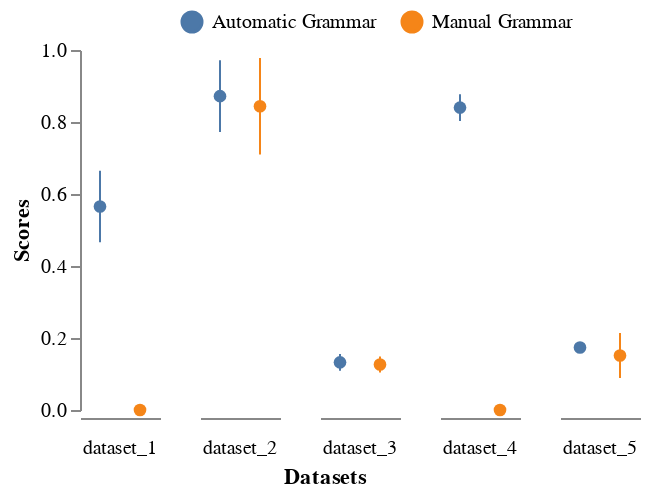

The notebook cell saved with this chart:
### Code cell
df = all_performances
#df = df[df.dataset != 'LL0_186_braziltourism_MIN_METADATA']
#df = df[df.dataset != 'LL1_GS_process_classification_tabular_MIN_METADATA']
df = df.replace('185_baseball_MIN_METADATA', 'dataset_1')
df = df.replace('299_libras_move_MIN_METADATA', 'dataset_2')
df = df.replace('1567_poker_hand_MIN_METADATA', 'dataset_3')
df = df.replace('LL1_GS_process_classification_tabular_MIN_METADATA', 'dataset_4')
df = df.replace('LL0_186_braziltourism_MIN_METADATA', 'dataset_5')

bars = alt.Chart().mark_point(filled=True, size=40).encode(
   x=alt.X('method', scale=alt.Scale(zero=True), axis=alt.Axis(grid=False, title=None, labels=False, ticks=False)),
   y=alt.Y('score', axis=alt.Axis(grid=False), aggregate='mean'),
   color=alt.Color('method', legend=alt.Legend(title='', orient='none',
                    legendX=50, legendY=-20,
                    direction='horizontal',
                    titleAnchor='middle')),
)

limits = alt.Chart().mark_errorbar(extent='stdev').encode(
  x=alt.X('method:N'),
  y=alt.Y('score:Q', scale=alt.Scale(zero=False), title='Scores'),
  color=alt.Color('method')
)

alt.layer(
    bars,
    limits,
    data=df
).facet(
    column=alt.Column('dataset:N', header=alt.Header(title=None, labelOrient='bottom')),
).configure_view(
    strokeWidth=0.0,
    continuousWidth=10,
    continuousHeight=180,
).configure_title(
    fontSize=11,
    anchor='middle',
    color='black',
    orient='bottom'
).properties(
    title='Datasets'
)

### Figure 1 — Vega-Lite specification as saved in the notebook (floating-point values rounded to 4 significant figures; data arrays with more than 128 entries replaced by an {"elided": "..."} marker saying what was removed)
{"config": {"view": {"continuousWidth": 10, "continuousHeight": 180, "strokeWidth": 0.0}, "title": {"anchor": "middle", "color": "black", "fontSize": 11, "orient": "bottom"}}, "data": {"name": "data-e6ffe8e0341dd1dc625957fbe8904db7"}, "facet": {"column": {"type": "nominal", "field": "dataset", "header": {"labelOrient": "bottom", "title": null}}}, "spec": {"layer": [{"mark": {"type": "point", "filled": true, "size": 40}, "encoding": {"color": {"type": "nominal", "field": "method", "legend": {"direction": "horizontal", "legendX": 50, "legendY": -20, "orient": "none", "title": "", "titleAnchor": "middle"}}, "x": {"type": "nominal", "axis": {"grid": false, "labels": false, "ticks": false, "title": null}, "field": "method", "scale": {"zero": true}}, "y": {"type": "quantitative", "aggregate": "mean", "axis": {"grid": false}, "field": "score"}}}, {"mark": {"type": "errorbar", "extent": "stdev"}, "encoding": {"color": {"type": "nominal", "field": "method"}, "x": {"type": "nominal", "field": "method"}, "y": {"type": "quantitative", "field": "score", "scale": {"zero": false}, "title": "Scores"}}}]}, "title": "Datasets", "$schema": "https://vega.github.io/schema/vega-lite/v4.8.1.json", "datasets": {"data-e6ffe8e0341dd1dc625957fbe8904db7": {"elided": "630 records"}}}
